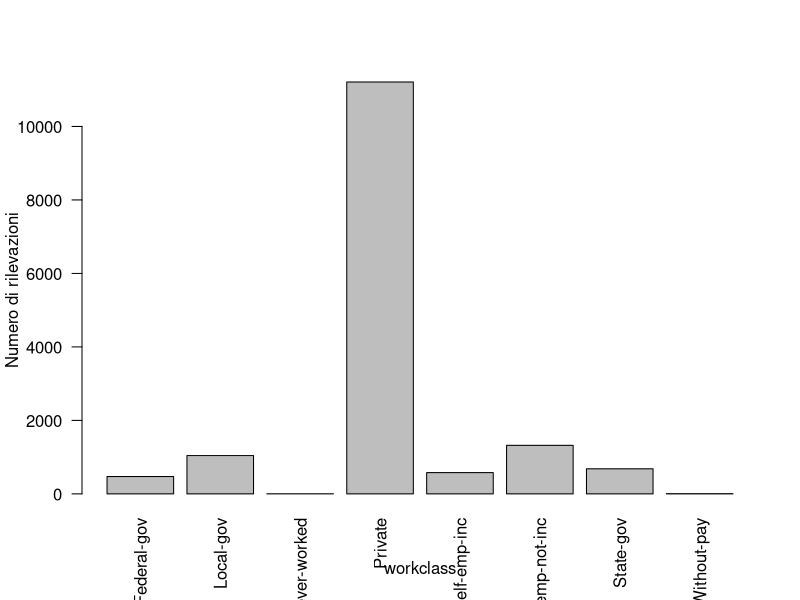
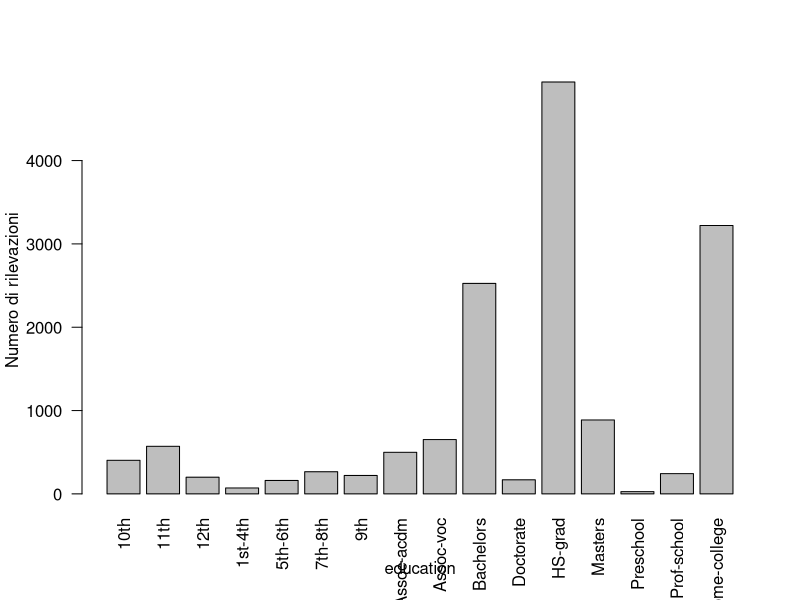
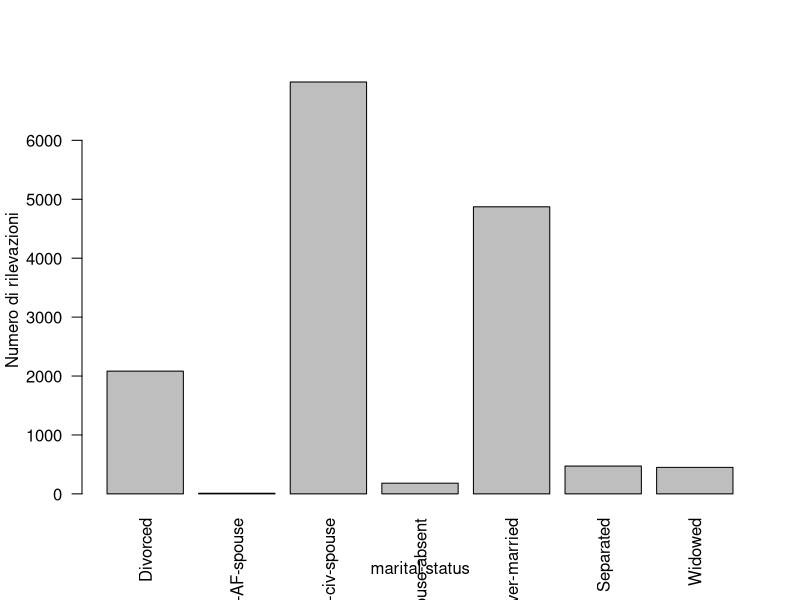
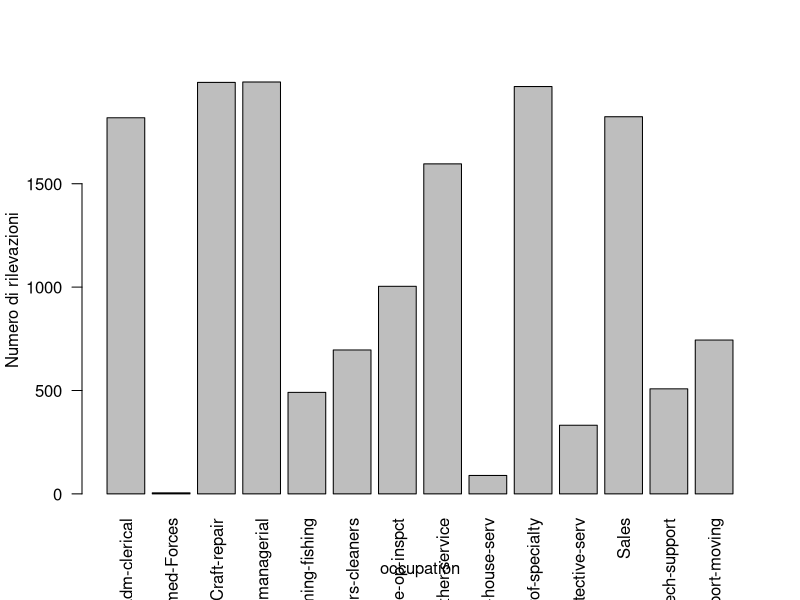
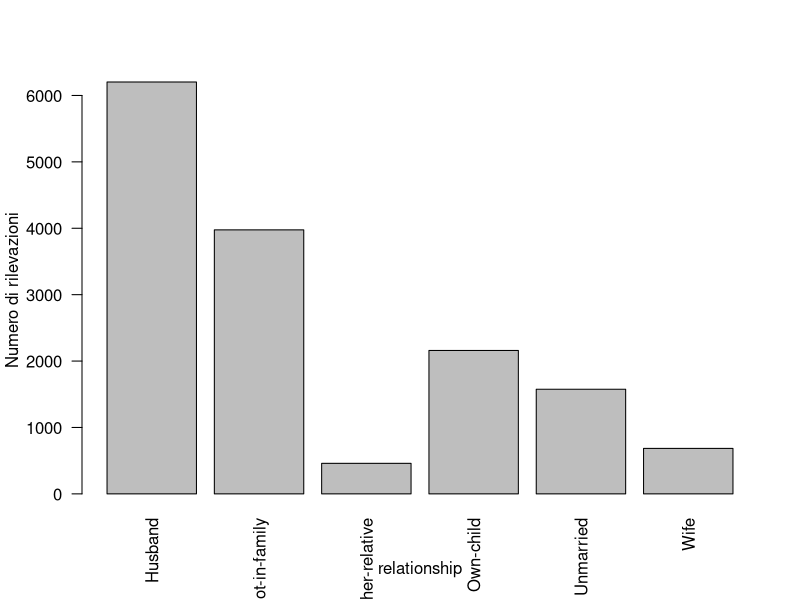
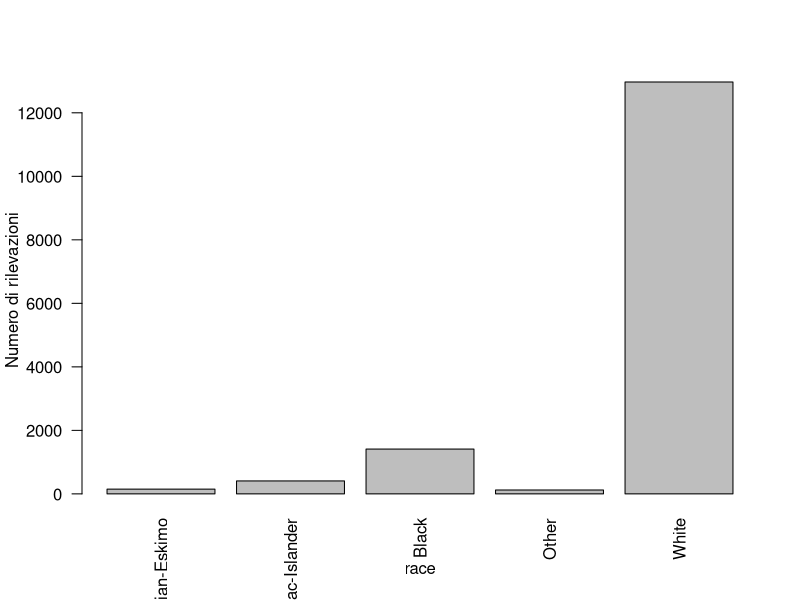
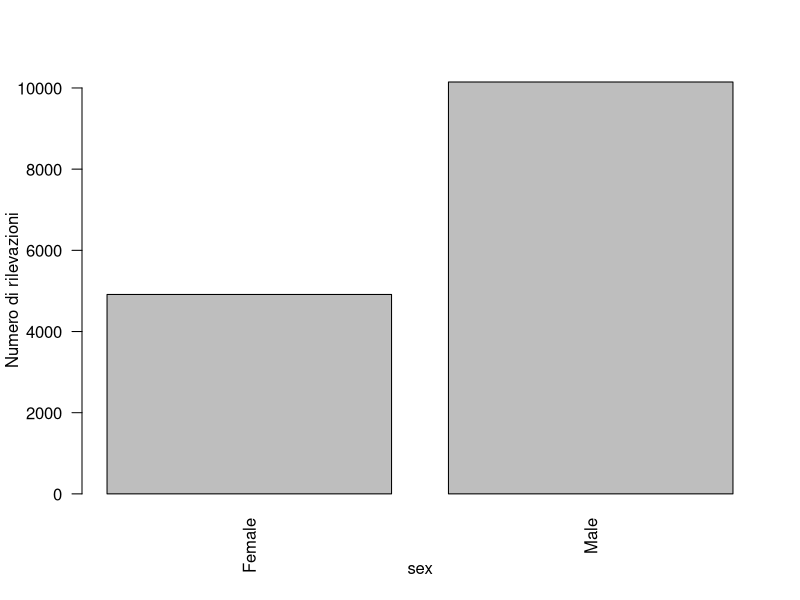
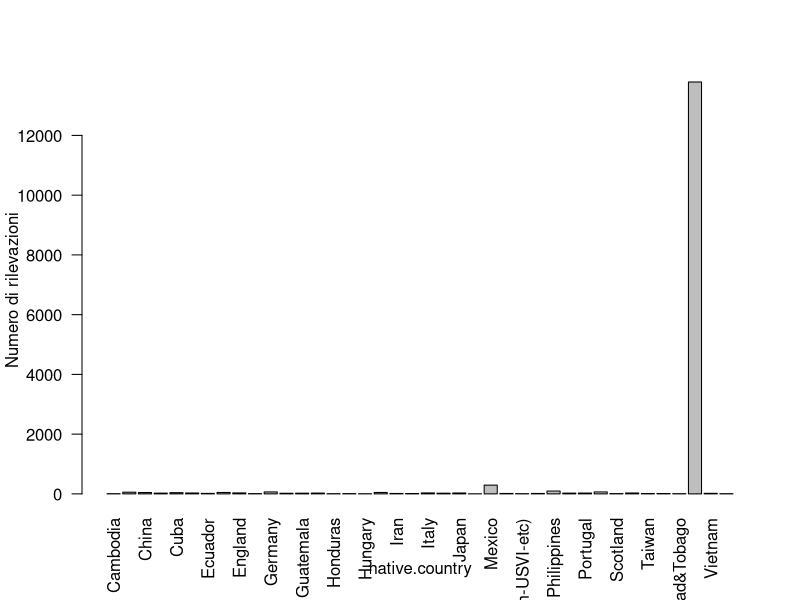

Source code (R) for these figures, in order:
##1
# Assegno la working directory - Ho creato un progetto, quindi la workdir è già corretta. Aggiungo pseudocodice esplicativo sotto
setwd("C:/Files/Personali/Unige/Code/SD/GruppoStat/Esercitazione0")
# Prendi il file adult.txt dalla workdir attuale e portalo in un data frame - I valori sotto rispettano il file importato
dfAdult = read.table(
    "adult.txt", 
    sep = ",",
    na.strings="?",
    # La prima riga non va letta
    header = F,
    skip = 1,
##2
    col.names = c("age", "workclass", "fnlwgt", "education","education-num","marital-status", "occupation", "relationship", "race", "sex", "capital-gain","capital-loss", "hours-per-week","native-country","income")
    )

##3
# Studio la dimensione del dataframe
dim = dim(dfAdult) # RxC
#La stampo a schermo
cat(dim, "(Righe Colonne)")

##4
#Studio la struttura del dataframe prima di convertirle in factor
str(dfAdult)
#Trasformo tutte le variabili in chr a variabili in factor ( workclass, education, marital-status...)
#Cambio tutte le variabili chr in factor con un iterazione

#Itero attraverso i nomi di colonna
for (i in colnames(dfAdult)) {
# Se la classe del vettore colonna (uso [[]] per generare un vettore anzi che un dataframe da una singola colonna) è character, cambia quella colonna in fattore  
  # print(class(dfAdult[[i]])) //DEBUG
  if(class(dfAdult[[i]]) == "character"){
    #Cat concatena i valori e li stampa, così posso mettere sia i che la stringa nella stessa linea e ridurre la lunghezza 
    cat("Cambio la classe di ", i ," a fattore\n")
    # (Chiamo la colonna come vettore con [[]] anzi che dataframe$nomecolonna - che fa la stessa cosa - e cambio questo vettore in un factor) 
    dfAdult[[i]] = as.factor(dfAdult[[i]])
  }
}


##5
#Stampo le prime 10 righe
head(dfAdult,10)
#Visualizzo il dataframe
View(dfAdult)


##6
#Visualizzo i livelli (gli elementi distinti) di education
levels(dfAdult[["education"]])
# analogo: levels(dfAdult$education)
#L'ordine è alfabetico


##7
#Creo un fattore ordinato per l'educazione
education_rec <- ordered(x = dfAdult$education, levels =c("Preschool","1st-4th","5th-6th","7th-8th","9th","10th","11th","12th","HS-grad","Prof-school","Assoc-acdm","Assoc-voc","Some-college","Bachelors","Masters","Doctorate"))
#Non ho capito se serva sostituirlo ad education, ma in caso ecco quì:
# dfAdult$education = education_rec


##8
#Costruisco il nuovo dataframe con solo variabili qualitative usando il ciclo usato in precedenza
# Lo faccio partendo da quello iniziale
qDfAdult = na.omit(dfAdult)
#Itero e rimuovo le colonne che hanno classe int

keepVect <- c()

for (i in colnames(qDfAdult)) {
  if(class(qDfAdult[[i]]) != "integer"){
    #Aggiungo tutte queste colonne a un vettore
     keepVect <- append(keepVect,i)
  }
}
#Ora creo un subset del dataframe qualitativo senza le colonne quantitative
#Devo usare questo metodo e non subset perchè colnames mi da una stringa, quindi il vettore è composto di stringhe - mentre subset vuole il valore "non in stringa"
qDfAdult <- qDfAdult[keepVect]
#Lo rinomino fattori e visualizzo le prime righe
fattori <- qDfAdult
head(fattori, 10)

##9
#(TABELLE)


#Definisco una funzione per "pulizia"

#FUNZIONE:
#ARGUMENTS: vettore - un vettore, nomeX - nome da dare alla coordinata x, il nome della colonna del dataframe va bene
#RETURNS: void
#UTILIZZO: Prende un vettore variabile (factor, a più livelli), se stampa una tabella di contingenza per la freq assoluta, quella relativa (e quella rel percentuale), e stampa un diagramma a barre (non cambia nulla tra i tipi di dati in quanto separati da una costante coumne)
printAbsRelHist <-  function (vettore, nomeX){
  aWcTable <- table(vettore)
  #Relativo come "proportionate to the rest of the table": prop.table
  rWcTable <- prop.table(aWcTable)
  #Affianco le tabelle per colonna (prendo la freq relativa e quella rel perc con il round e il *100)
  totalTable <- cbind(aWcTable,round(rWcTable,4),round(rWcTable*100,2))
  #Nomi colonne
  colnames(totalTable) <- c("Freq Assoluta", "Relativa", "Pecentuale")
  #Stampa un "divisore". Il \n appended alla fine serve a mandare il cursore a nuova linea in cat. Con writelines non ci sarebbe il problema, con print non si potrebbe stampare su più righe
  cat("\n\n######## \n", nomeX,"\n########", "\n",totalTable, "\n")
  #Stampo l'istogramma del dataset dato
  barplot(aWcTable, xlab = nomeX, ylab = "Numero di rilevazioni",las=2)
  }


#In questo caso in particolare seguo un processo più tedioso per workclass, mentre itero per stampare le altre
#Osservo la variabile workclass (dalla tabella completa, in quanto na-omittendo rimuovo quelli senza capital gainis - ovvero chi non lavora, eliminando un importante dato dalla frequenza: i disoccupati)
levels(dfAdult$workclass)
#Tabella con frequenza assoluta (PER OTTENERE UNA PERCENTUALE CHE ARRIVA A 100 DEVO OMETTERE I VALORI NON PRESENTI)
naOmittedWc <-  na.omit(dfAdult$workclass)
#Caso workclass
printAbsRelHist(naOmittedWc, "workclass")

#Restanti casi
for(i in colnames(qDfAdult)){
  #Se non è workclass, che abbiamo già plottato
  if(i != "workclass"){
    printAbsRelHist(qDfAdult[[i]], i)
  }
}

##10
#Tabella a due vie
#Prendo il workclass originario affinchè abbia la stessa lunghezza di education rec
vcErTable <- table(dfAdult$workclass,education_rec)
cat("\n\n######## \n Workclass e Education\n########", "\n")
print(vcErTable)

##11
#Anzi che ordinare secondo workclass che non è ordinata, ordino secondo education_rec
orderedAdult <- cbind(dfAdult, education_rec)
orderedAdult <- with(orderedAdult, orderedAdult[order(education_rec),])
#Stampo
cat("\n\n######## \n Primi 5 risultati\n########", "\n")
head(orderedAdult, 5)
cat("\n\n######## \n Ultimi 5 risultati\n########", "\n")
tail(orderedAdult, 5)
